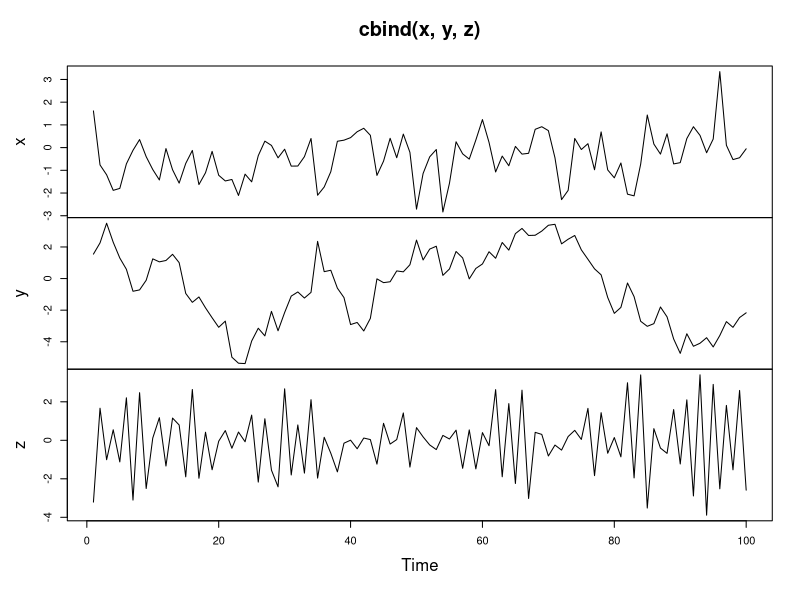
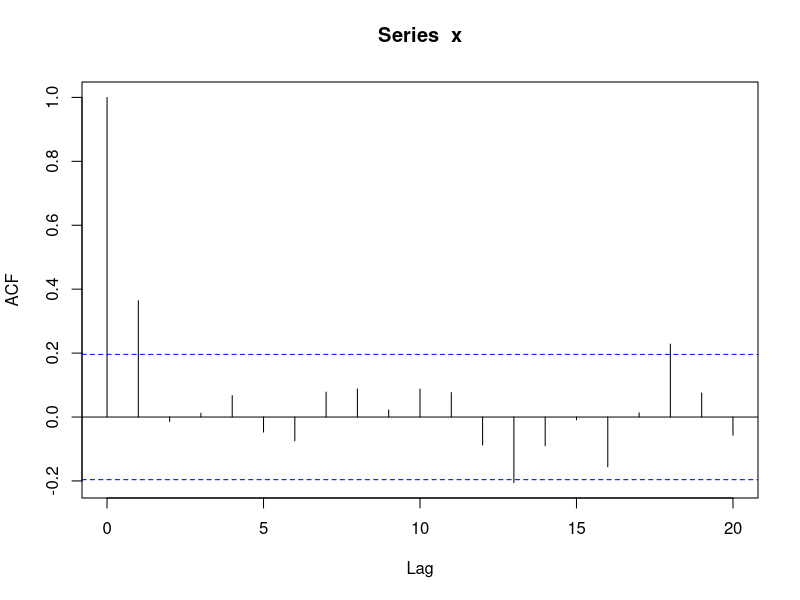
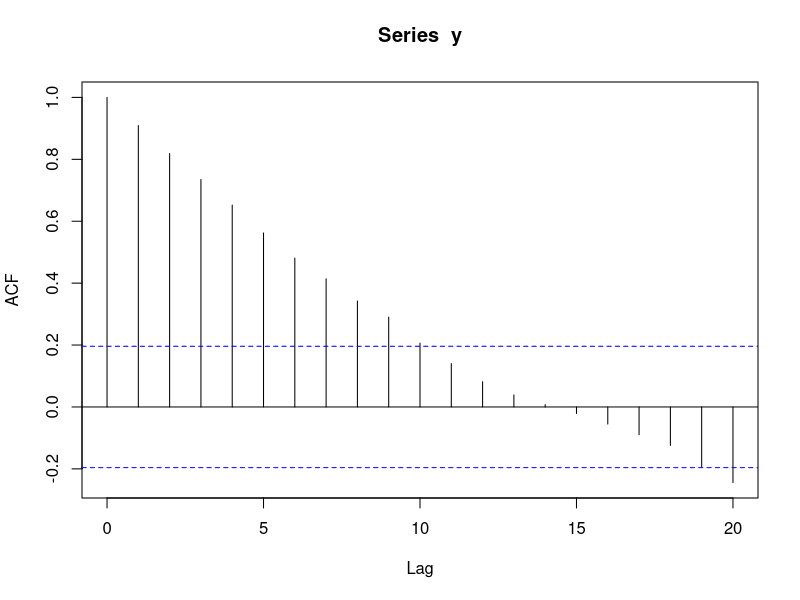
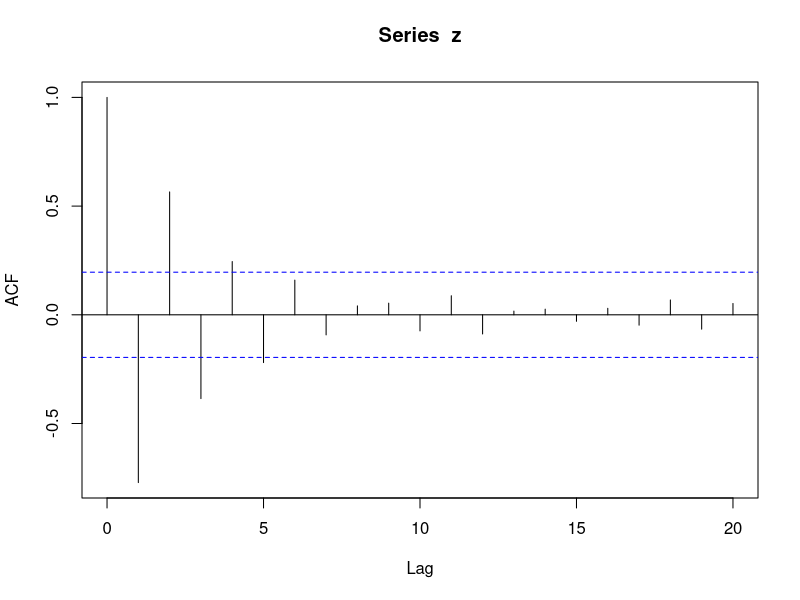
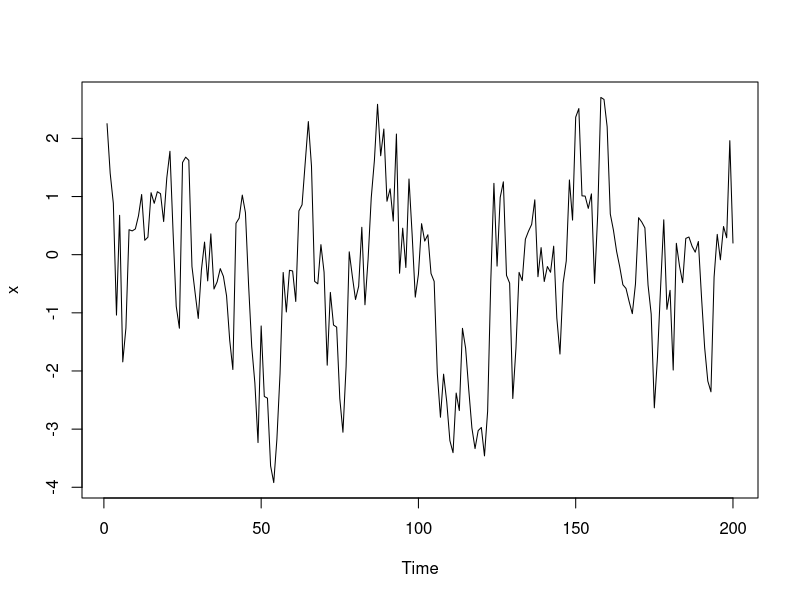
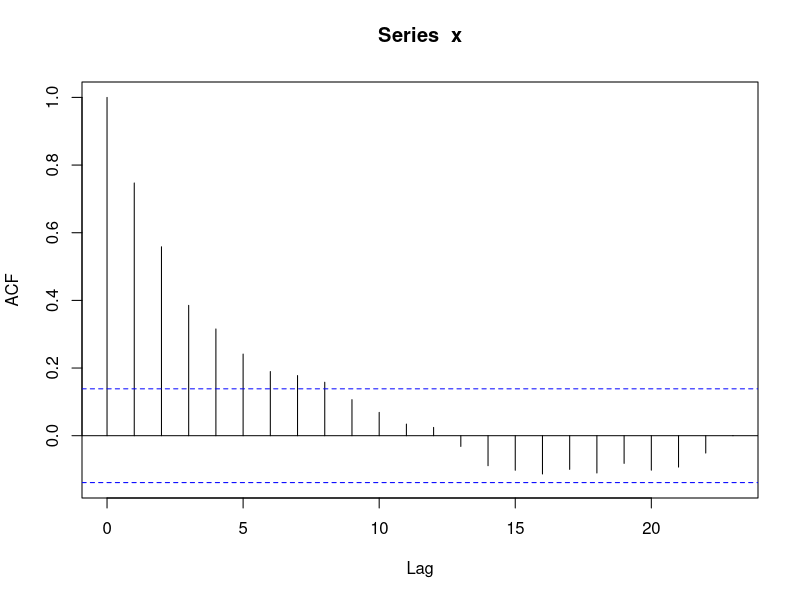
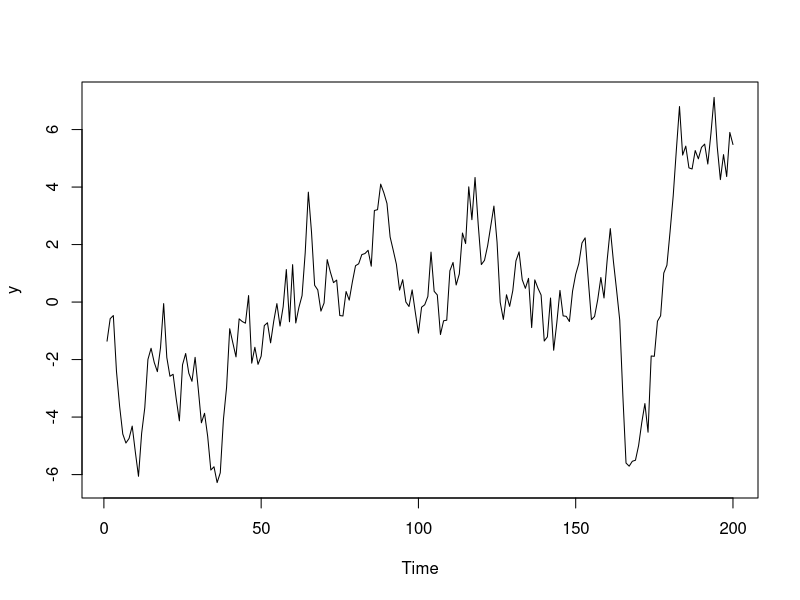
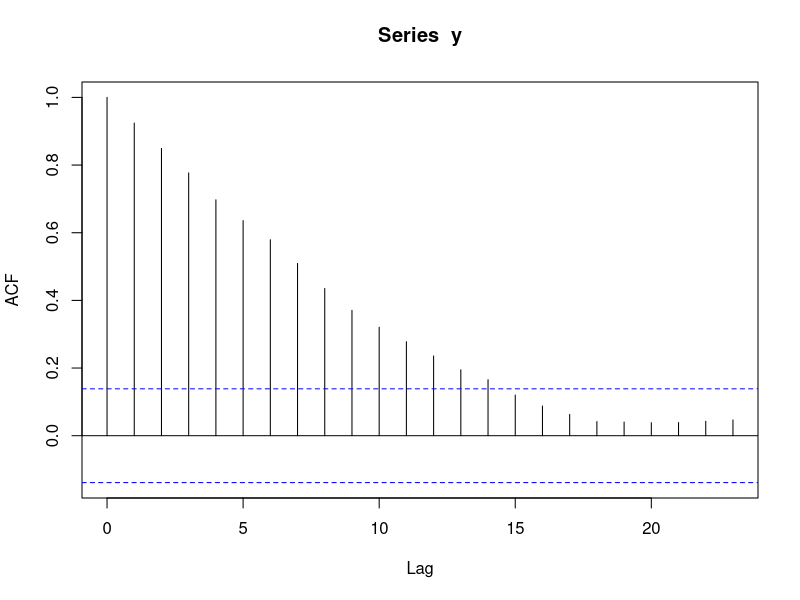

Source code (R) for these figures, in order: (Note: this script raises an error after producing the figures.)
##
#### AR recursion  Yt = u + Slope times * (t-1) + Et
##
# Simulate an AR model with 0.5 slope and 100 observations
x <- arima.sim(model = list(ar =0.5), n = 100)

# Simulate an AR model with 0.9 slope
y <- arima.sim(model = list(ar=0.9), n = 100)

# Simulate an AR model with -0.75 slope
z <-  arima.sim(model = list(ar= -0.75), n =100)

# Plot your simulated data
plot.ts(cbind(x, y, z))

# Calculate the ACF for x
acf(x)

# Calculate the ACF for y
acf(y)

# Calculate the ACF for z
acf(z)

#
## Compare the random walk (RW) and autoregressive (AR) models
#
# Simulate and plot AR model with slope 0.9 
x <- arima.sim(model = list(ar = 0.9), n = 200)
ts.plot(x)
acf(x)

# Simulate and plot AR model with slope 0.98
y <- arima.sim(model = list(ar = 0.98), n = 200)
ts.plot(y)
acf(y)

# Simulate and plot RW model
z <- arima.sim(model = list(order=c(0,1,0)), n = 200)
ts.plot(z)
acf(z) 


##
### AR model estimation and forecasting
##
data(Mishkin, package = "Ecdat")
inflation <- as.ts(Mishkin[,1]) # get the first column and turn it into time-series
ts.plot(inflation) ; acf(inflation)

AR_inflation <- arima(inflation, order = c(1,0,0)) # first-order AR model
print(AR_inflation) # summary
ts.plot(inflation)
AR_inflation_fitted <- inflation - residuals(AR_inflation)
points(AR_inflation_fitted, type = "1",
       col = "red", lty = 2) ## draw points function

predict(AR_inflation)$pred # prediction
predict(AR_inflation)$se # standard error

## Forecasting 
predict(AR_inflation, n.ahead = 6)$pred
predict(AR_inflation, n.ahead = 6)$se

# Fit the AR model to x
arima(x, order = c(1,0,0))

# the slope (ar1) estimate

0.8575
# mean (intercept) estimate
-0.0948

# Innovation variance (sigma^2) estimate
1.022
# Fit the AR model to AirPassengers
AR <- arima(AirPassengers, order = c(1,0,0))
print(AR)

# Plot the series and fitted values
ts.plot(AirPassengers)
AR_fitted <- AirPassengers - residuals(AR)
points(AR_fitted, type = "l", col = 2, lty = 2)

##
####Apply AR model on Nile dataset to predict Nile flow from 1971 to 1980
##
# Fit an AR model to Nile
AR_fit <- arima(Nile, order  = c(1,0,0))
print(AR_fit)

# Use predict() to make a 1-step forecast
predict_AR <- predict(AR_fit,n.ahead = 1)

# Obtain the 1-step forecast using $pred[1]
predict_AR$pred[1]

# Use predict to make 1-step through 10-step forecasts
predict(AR_fit, n.ahead = 10)

# Run to plot the Nile series plus the forecast and 95% prediction intervals
ts.plot(Nile, xlim = c(1871, 1980))
AR_forecast <- predict(AR_fit, n.ahead = 10)$pred
AR_forecast_se <- predict(AR_fit, n.ahead = 10)$se
points(AR_forecast, type = "l", col = 2)
points(AR_forecast - 2*AR_forecast_se, type = "l", col = 2, lty = 2)
points(AR_forecast + 2*AR_forecast_se, type = "l", col = 2, lty = 2)